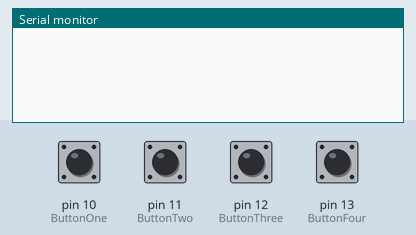
This sketch was run on a simulated Arduino Uno, built with avr-gcc and run on an emulated ATmega328P. Shown: the last lines printed to the serial monitor. Inputs (shaded band) come from the test bench; at power-on: pin 10 (ButtonOne), pin 11 (ButtonTwo), pin 12 (ButtonThree), pin 13 (ButtonFour) LOW.

Above: at 1.2 s.
1.3 s: pin 10 (ButtonOne) pulled HIGH for 0.15 s
At 1.7 s:
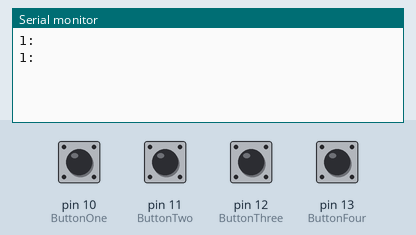
2.9 s: pin 11 (ButtonTwo) pulled HIGH for 0.15 s
At 4.1 s:
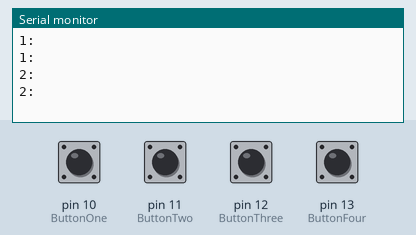
4.5 s: pin 12 (ButtonThree) pulled HIGH for 0.15 s
At 5.4 s:
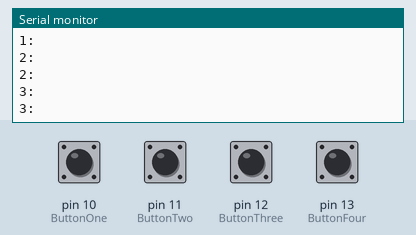
6.1 s: pin 13 (ButtonFour) pulled HIGH for 0.15 s
At 6.6 s:
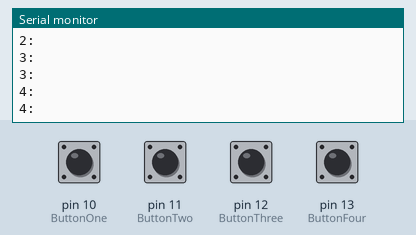
Timing chart, 0 to 8.7 s (numbered marks = the images above; inputs shaded):
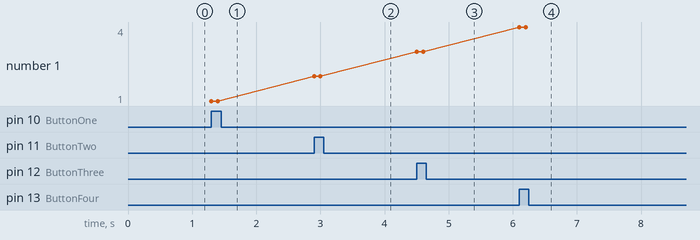

The sketch:

VideoGameControllerWithArduino.ino
```cpp
/*
  File: VideoGameControllerWithArduino.ino

  Purpose: This file is the slightly modified original from
    https://www.instructables.com/id/Video-Game-Controller-With-Arduino/
    that serves as a proof of concept and a basis for my own project to
    build off of.

  Date: 31st Oct. 2018
*/

const int ButtonOne = 10;
const int ButtonTwo = 11;
const int ButtonThree = 12;
const int ButtonFour = 13;

void setup(){
   Serial.begin(1000000);

   pinMode(ButtonOne, INPUT);
   pinMode(ButtonTwo, INPUT);
   pinMode(ButtonThree, INPUT);
   pinMode(ButtonFour, INPUT);
}

void loop(){
  if (digitalRead(ButtonOne))
  {
    Serial.println("1:");
    delay(100);
  }
  if (digitalRead(ButtonTwo))
  {
    Serial.println("2:");
    delay(100);
  }
  if (digitalRead(ButtonThree))
  {
    Serial.println("3:");
    delay(100);
  }
  if (digitalRead(ButtonFour))
  {
    Serial.println("4:");
    delay(100);
  }
}
```

Measured:
- after the input at 1.3 s, the serial monitor: prints a new line at once (image 1)
- after the input at 2.9 s, the serial monitor: prints a new line at once (image 2)
- after the input at 4.5 s, the serial monitor: prints a new line at once (image 3)
- after the input at 6.1 s, the serial monitor: prints a new line at once (image 4)
- plotted number 1: 1 → 2 after the input at 2.9 s, 2 → 3 after the input at 4.5 s, 3 → 4 after the input at 6.1 s
